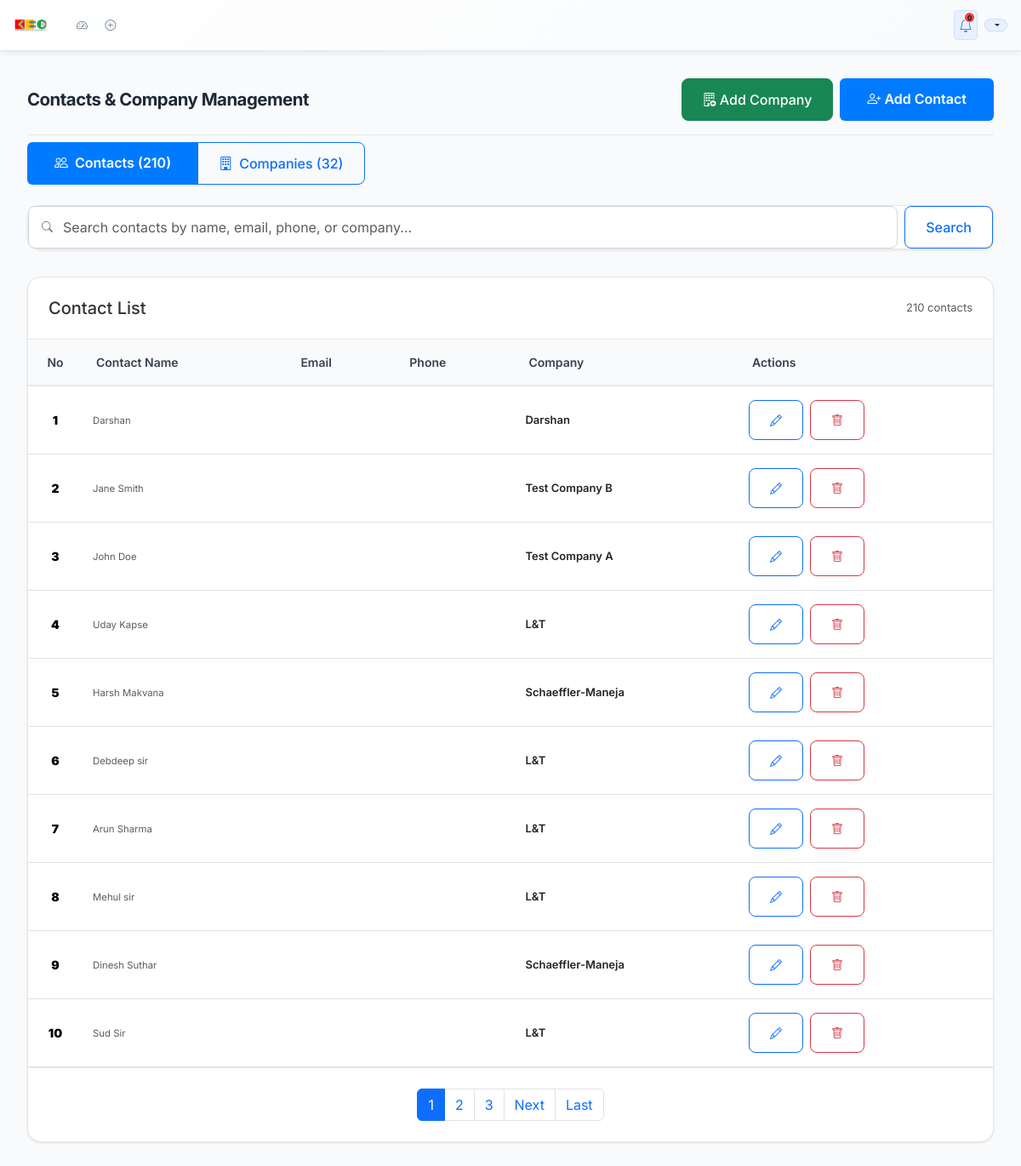
The app's page /contacts/ (signed in) with its own data.
### dashboard/models.py (models this page shows, shortened)
class Contact(models.Model):
    email = models.EmailField(verbose_name="Email Address", blank=True, null=True)
    phone = models.CharField(max_length=20, verbose_name="Phone Number", blank=True, null=True)
    company = models.ForeignKey(Company, on_delete=models.CASCADE, verbose_name="Company")
    location_city = models.CharField(max_length=100, verbose_name="Location (City)", blank=True)
    individual_address = models.TextField(verbose_name="Individual Address", blank=True, null=True)
    customer_name = models.CharField(max_length=200, verbose_name="Customer Name", blank=True, null=True)
    email = models.EmailField(verbose_name="Email Address", blank=True, null=True)  # Legacy field
    plant = models.CharField(max_length=100, verbose_name="Plant Location", blank=True, null=True)
    address = models.TextField(verbose_name="Address", blank=True, null=True)
    created_at = models.DateTimeField(auto_now_add=True)
    updated_at = models.DateTimeField(auto_now=True)
    class Meta:
        verbose_name = "Contact"
        verbose_name_plural = "Contacts"
        ordering = ['-created_at']

class Company(models.Model):
    company_name = models.CharField(max_length=200, verbose_name="Company Name")
    city = models.CharField(max_length=100, verbose_name="City")
    address = models.TextField(verbose_name="Company Address")
    created_at = models.DateTimeField(auto_now_add=True)
    updated_at = models.DateTimeField(auto_now=True)
    def get_cities_display(self):
        return self.city
    class Meta:
        verbose_name = "Company"
        verbose_name_plural = "Companies"
        ordering = ['company_name', 'city']
        unique_together = ['company_name', 'city']

### dashboard/views.py (the view, shortened to what this page needs)
# urls.py: path('contacts/', views.contact_management_view, name='contact_management'),
@login_required
def contact_management_view(request):
    search_query = request.GET.get('search', '')
    view_type = request.GET.get('view', 'contacts')  # 'contacts' or 'companies'
    if view_type == 'companies':
        companies = Company.objects.all()
        if search_query:
            companies = companies.filter(
                Q(company_name__icontains=search_query) |
                Q(city__icontains=search_query)
            )
        companies = companies.order_by('company_name', 'city')
        paginator = Paginator(companies, 10)
        page_number = request.GET.get('page')
        page_obj = paginator.get_page(page_number)
        context = {
            'page_obj': page_obj,
            'search_query': search_query,
            'view_type': view_type,
            'total_companies': Company.objects.count(),
            'total_contacts': Contact.objects.count(),
        }
    else:
        contacts = Contact.objects.select_related('company').all()
        contacts = contacts.order_by('-created_at')
        paginator = Paginator(contacts, 10)
        page_number = request.GET.get('page')
        page_obj = paginator.get_page(page_number)
        context = {
            'page_obj': page_obj,
            'search_query': search_query,
            'view_type': view_type,
            'total_contacts': Contact.objects.count(),
            'total_companies': Company.objects.count(),
        }
    return render(request, 'dashboard/contact_management.html', context)

### dashboard/models.py (called while the page is built)
    def get_roles_list(self):
        if self.roles:
            return self.roles.split(',')[0].strip()
        return 'sales'  # Default role

### dashboard/templates/dashboard/contact_management.html (shortened to what this page needs)
{% extends 'dashboard/base.html' %}
{% load static %}
{% block body_class %}scrollable-page{% endblock %}
{% block content %}
<div class="user-management-container">
    <div class="page-header">
        <div>
            <h2 class="page-title">Contacts & Company Management</h2>
        </div>
        <div class="d-flex gap-2">
            <a href="{% url 'dashboard:company_create' %}" class="btn btn-success add-btn">
                <i class="bi bi-building-add"></i>
                <span>Add Company</span>
            </a>
            <a href="{% url 'dashboard:contact_create' %}" class="btn btn-primary add-btn">
                <i class="bi bi-person-plus"></i>
                <span>Add Contact</span>
            </a>
        </div>
    </div>
    <div class="d-flex justify-content-between align-items-center mb-4">
        <div class="btn-group" role="group" aria-label="View toggle">
            <a href="?view=contacts{% if search_query %}&search={{ search_query }}{% endif %}"
               class="btn {% if view_type == 'contacts' or not view_type %}btn-primary{% else %}btn-outline-primary{% endif %}">
                <i class="bi bi-people me-2"></i>Contacts ({{ total_contacts }})
            </a>
            <a href="?view=companies{% if search_query %}&search={{ search_query }}{% endif %}"
               class="btn {% if view_type == 'companies' %}btn-primary{% else %}btn-outline-primary{% endif %}">
                <i class="bi bi-building me-2"></i>Companies ({{ total_companies }})
            </a>
        </div>
    </div>
    <div class="search-section">
        <form method="GET" class="search-input-group">
            <i class="bi bi-search"></i>
            {% if view_type == 'companies' %}
                <input type="text"
                       name="search"
                       class="form-control"
                       placeholder="Search companies by name or city..."
                       value="{{ search_query }}">
            {% else %}
                <input type="text"
                       name="search"
                       class="form-control"
                       placeholder="Search contacts by name, email, phone, or company..."
                       value="{{ search_query }}">
            {% endif %}
            <button type="submit" class="btn btn-outline-primary">Search</button>
        </form>
    </div>
    <div class="table-container">
        <div class="table-header">
            {% if view_type == 'companies' %}
                <h5 class="mb-0">Company List</h5>
                <span class="text-muted">{{ page_obj.paginator.count }} compan{{ page_obj.paginator.count|pluralize:"y,ies" }}</span>
            {% else %}
                <h5 class="mb-0">Contact List</h5>
                <span class="text-muted">{{ page_obj.paginator.count }} contact{{ page_obj.paginator.count|pluralize }}</span>
            {% endif %}
        </div>
        {% if page_obj %}
            <div class="table-responsive">
                <table class="table table-hover">
                    <thead>
                        <tr>
                            <th>No</th>
                            {% if view_type == 'companies' %}
                                <th>Company Name</th>
                                <th>City</th>
                                <th>Actions</th>
                            {% else %}
                                <th>Contact Name</th>
                                <th>Email</th>
                                <th>Phone</th>
                                <th>Company</th>
                                <th>Actions</th>
                            {% endif %}
                        </tr>
                    </thead>
                    <tbody>
                        {% for item in page_obj %}
                            <tr>
                                <td>
                                    <div class="index-number">
                                        <strong>{{ forloop.counter0|add:page_obj.start_index }}</strong>
                                    </div>
                                </td>
                                {% if view_type == 'companies' %}
                                    <td>
                                        <div class="fw-semibold">{{ item.company_name }}</div>
                                    </td>
                                    <td>
                                        <span class="badge bg-primary">{{ item.city }}</span>
                                    </td>
                                    <!-- <td>
                                        <span class="text-muted">{{ item.created_at|date:"M d, Y" }}</span>
                                    </td> -->
                                    <td>
                                        <div class="action-buttons">
                                            <a href="{% url 'dashboard:company_edit' item.id %}" class="btn btn-sm btn-outline-primary" title="Edit">
                                                <i class="bi bi-pencil"></i>
                                            </a>
                                            <button type="button" class="btn btn-sm btn-outline-danger" title="Delete"
                                                    onclick="confirmDeleteCompany({{ item.id }}, '{{ item.company_name|escapejs }}', {{ item.contact_set.count }})">
                                                <i class="bi bi-trash"></i>
                                            </button>
                                        </div>
                                    </td>
                                {% else %}
                                    <td>
                                        {% if item.customer_name and item.customer_name != item.contact_name %}
                                            <small class="text-muted">{{ item.customer_name }}</small>
                                        {% endif %}
                                    </td>
                                    <td>
                                    </td>
                                    <td>
                                    </td>
                                    <td>
                                        <div class="fw-semibold">{{ item.company.company_name }}</div>
                                    </td>
                                    <td>
                                        <div class="action-buttons">
                                            <a href="{% url 'dashboard:contact_edit' item.id %}" class="btn btn-sm btn-outline-primary" title="Edit">
                                                <i class="bi bi-pencil"></i>
                                            </a>
                                            <a href="{% url 'dashboard:contact_delete' item.id %}" class="btn btn-sm btn-outline-danger" title="Delete">
                                                <i class="bi bi-trash"></i>
                                            </a>
                                        </div>
                                    </td>
                                {% endif %}
                            </tr>
                        {% endfor %}
                    </tbody>
                </table>
            </div>
            {% if page_obj.has_other_pages %}
                <div class="pagination-container">
                    <nav aria-label="Pagination">
                        <ul class="pagination justify-content-center mb-0">
                            {% for num in page_obj.paginator.page_range %}
                                {% if page_obj.number == num %}
                                    <li class="page-item active">
                                        <span class="page-link">{{ num }}</span>
                                    </li>
                                {% elif num > page_obj.number|add:'-3' and num < page_obj.number|add:'3' %}
                                    <li class="page-item">
                                        <a class="page-link" href="?page={{ num }}&view={{ view_type }}{% if search_query %}&search={{ search_query }}{% endif %}">{{ num }}</a>
                                    </li>
                                {% endif %}
                            {% endfor %}
                            {% if page_obj.has_next %}
                                <li class="page-item">
                                    <a class="page-link" href="?page={{ page_obj.next_page_number }}&view={{ view_type }}{% if search_query %}&search={{ search_query }}{% endif %}">Next</a>
                                </li>
                                <li class="page-item">
                                    <a class="page-link" href="?page={{ page_obj.paginator.num_pages }}&view={{ view_type }}{% if search_query %}&search={{ search_query }}{% endif %}">Last</a>
                                </li>
                            {% endif %}
                        </ul>
                    </nav>
                </div>
            {% endif %}
        {% endif %}
    </div>
</div>
{% endblock %}

### dashboard/static/css/dashboard.css (style rules this page uses)
* { margin: 0; padding: 0; box-sizing: border-box; }
body { font-family: 'Inter', 'Segoe UI', Tahoma, Geneva, Verdana, sans-serif; background-color: #f5f7fa; color: #333; min-width: 1200px; font-size: 13px; }
body.scrollable-page { overflow-y: auto ; min-height: 100vh ; height: auto ; }
.page-title { font-size: 1.275rem; font-weight: 700; color: #111827; margin: 0; letter-spacing: -0.025em; }
.user-management-container { padding: 0.5rem; max-width: 1400px; margin: 0 auto; }
.page-header { display: flex; justify-content: space-between; align-items: center; margin-bottom: 0.5rem; padding-bottom: 1rem; border-bottom: 1px solid #e5e7eb; }
.page-title { font-size: 1.275rem; font-weight: 700; color: #1f2937; margin: 0; }
.search-section { background: white; border-radius: 1rem; margin-bottom: 2rem; box-shadow: 0 1px 3px rgba(0,0,0,0.1); border: 1px solid #e5e7eb; }
.search-input-group { position: relative; display: flex; align-items: center; gap: 0.5rem; }
.search-input-group i { position: absolute; left: 1rem; color: #6b7280; z-index: 10; }
.search-input-group input { padding-left: 2.5rem; flex: 1; }
.table-container { background: white; border-radius: 1rem; box-shadow: 0 1px 3px rgba(0,0,0,0.1); border: 1px solid #e5e7eb; overflow: hidden; }
.table-header { padding: 1.5rem; border-bottom: 1px solid #e5e7eb; display: flex; justify-content: space-between; align-items: center; }
.table { margin: 0; }
.table th { background-color: #f9fafb; border-top: none; font-weight: 600; color: #374151; font-size: 0.875rem; padding: 1rem; }
.table td { padding: 1rem; vertical-align: middle; }
.action-buttons { display: flex; gap: 0.5rem; }
.pagination-container { padding: 1.5rem; border-top: 1px solid #e5e7eb; }
.form-control, .form-select { border-radius: 0.5rem; border: 1px solid #d1d5db; padding: 0.75rem 1rem; transition: all 0.2s ease; }
.btn { padding: 0.75rem 1.5rem; border-radius: 0.5rem; font-weight: 500; transition: all 0.2s ease; }
.btn-primary { background: linear-gradient(135deg, #3b82f6 0%, #2563eb 100%); border: none; }
.index-number { display: flex; align-items: center; justify-content: center; width: 40px; height: 40px; color: rgb(2, 1, 1); font-weight: 600; font-size: 0.875rem; }
.index-number strong { color: rgb(0, 0, 0); }
.table th:first-child, .table td:first-child { width: 60px; text-align: center; }
.table th { font-weight: 600; color: #374151; border-bottom: 2px solid #e5e7eb; }
.table td { vertical-align: middle; padding: 1rem 0.75rem; }
.btn-primary { padding: 0.75rem 2rem; background: #007bff; color: white; border: none; border-radius: 6px; font-weight: 600; cursor: pointer; transition: background-color 0.2s; }

### records on screen
Contact: customer_name "Darshan", company.company_name "Darshan"
Contact: customer_name "Jane Smith", company.company_name "Test Company B"
Contact: customer_name "John Doe", company.company_name "Test Company A"
Contact: customer_name "Uday Kapse", company.company_name "L&T"
Contact: customer_name "Harsh Makvana", company.company_name "Schaeffler-Maneja"
Contact: customer_name "Debdeep sir", company.company_name "L&T"
Contact: customer_name "Arun Sharma", company.company_name "L&T"
Contact: customer_name "Mehul sir", company.company_name "L&T"
Contact: customer_name "Dinesh Suthar", company.company_name "Schaeffler-Maneja"
Contact: customer_name "Sud Sir", company.company_name "L&T"

### other values on screen
{{ total_contacts }} "210"
{{ total_companies }} "32"
{{ page_obj.paginator.count }} "210"
{{ num }} "1"
{{ num }} "2" "3"
